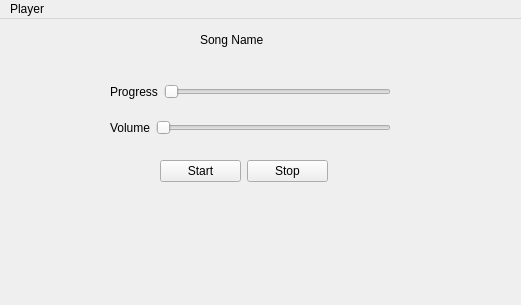
<?xml version="1.0" encoding="UTF-8"?>
<ui version="4.0">
 <class>MainWindow</class>
 <widget class="QMainWindow" name="MainWindow">
  <property name="geometry">
   <rect>
    <x>0</x>
    <y>0</y>
    <width>521</width>
    <height>305</height>
   </rect>
  </property>
  <property name="windowTitle">
   <string>MainWindow</string>
  </property>
  <widget class="QWidget" name="centralwidget">
   <widget class="QLabel" name="label_nameMusic">
    <property name="geometry">
     <rect>
      <x>200</x>
      <y>0</y>
      <width>241</width>
      <height>41</height>
     </rect>
    </property>
    <property name="text">
     <string>Song Name</string>
    </property>
   </widget>
   <widget class="QWidget" name="">
    <property name="geometry">
     <rect>
      <x>160</x>
      <y>140</y>
      <width>168</width>
      <height>25</height>
     </rect>
    </property>
    <layout class="QHBoxLayout" name="horizontalLayout">
     <item>
      <widget class="QPushButton" name="start_Button">
       <property name="text">
        <string>Start</string>
       </property>
      </widget>
     </item>
     <item>
      <widget class="QPushButton" name="stop_Button">
       <property name="text">
        <string>Stop</string>
       </property>
      </widget>
     </item>
    </layout>
   </widget>
   <widget class="QWidget" name="">
    <property name="geometry">
     <rect>
      <x>110</x>
      <y>50</y>
      <width>281</width>
      <height>81</height>
     </rect>
    </property>
    <layout class="QVBoxLayout" name="verticalLayout">
     <item>
      <layout class="QHBoxLayout" name="horizontalLayout_3">
       <item>
        <widget class="QLabel" name="label_2">
         <property name="text">
          <string>Progress</string>
         </property>
        </widget>
       </item>
       <item>
        <widget class="QSlider" name="progressSlider">
         <property name="orientation">
          <enum>Qt::Horizontal</enum>
         </property>
        </widget>
       </item>
      </layout>
     </item>
     <item>
      <layout class="QHBoxLayout" name="horizontalLayout_2">
       <item>
        <widget class="QLabel" name="label">
         <property name="text">
          <string>Volume</string>
         </property>
        </widget>
       </item>
       <item>
        <widget class="QSlider" name="volumeSlider">
         <property name="orientation">
          <enum>Qt::Horizontal</enum>
         </property>
        </widget>
       </item>
      </layout>
     </item>
    </layout>
   </widget>
  </widget>
  <widget class="QMenuBar" name="menubar">
   <property name="geometry">
    <rect>
     <x>0</x>
     <y>0</y>
     <width>521</width>
     <height>20</height>
    </rect>
   </property>
   <widget class="QMenu" name="menuPlayer">
    <property name="title">
     <string>Player</string>
    </property>
   </widget>
   <addaction name="menuPlayer"/>
  </widget>
 </widget>
 <resources/>
 <connections/>
</ui>
